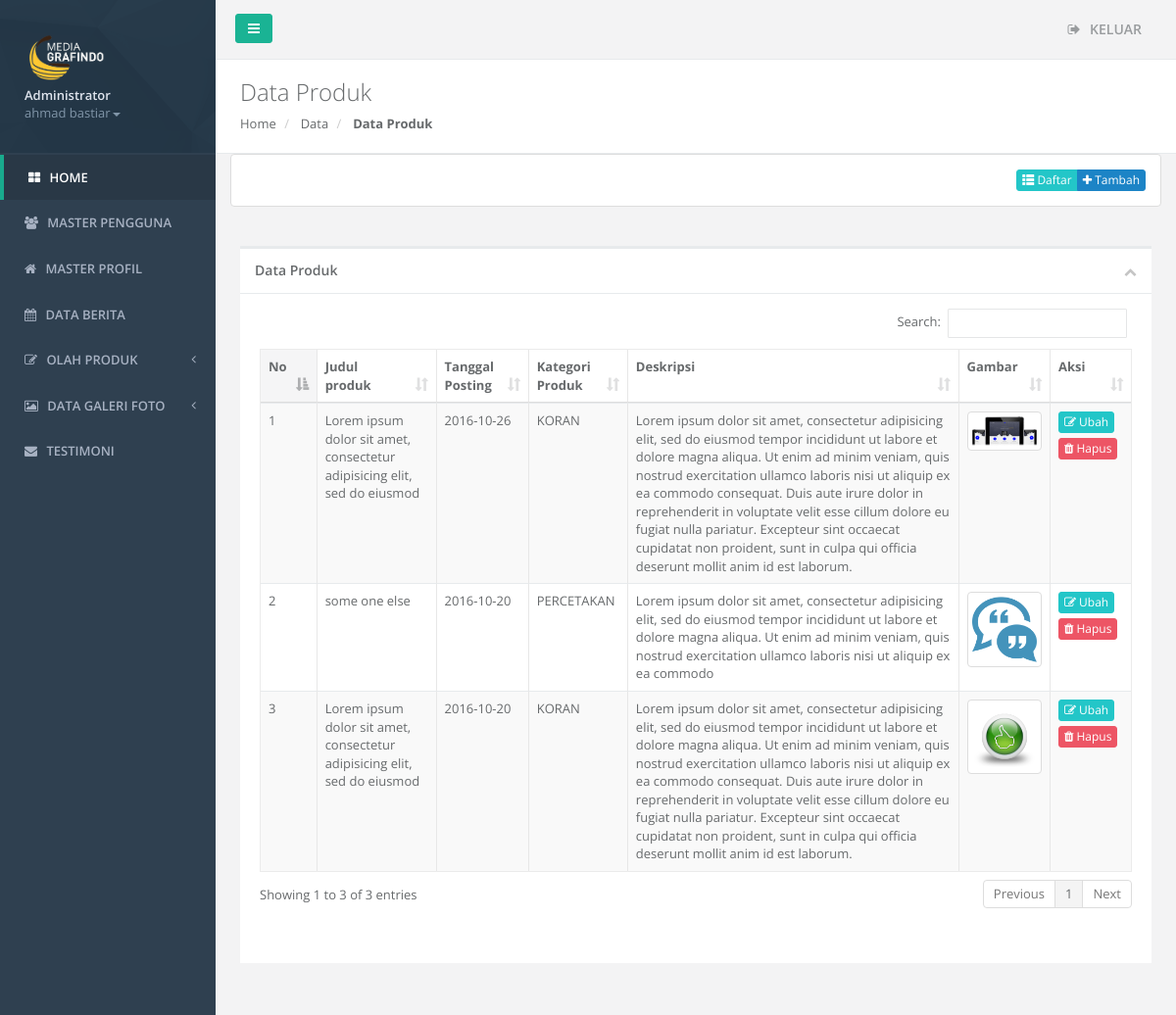
Page /admin/index.php?hal=produk/daftar (signed in) on the committed database.
### tables this page shows
CREATE TABLE `produk` (
  `idproduk` int(11) NOT NULL AUTO_INCREMENT,
  `tgl_posting` date NOT NULL,
  `nama_produk` varchar(100) NOT NULL,
  `deskripsi_produk` text NOT NULL,
  `gambar` varchar(100) NOT NULL,
  `idkategori_produk` int(11) NOT NULL,
  PRIMARY KEY (`idproduk`)
);

CREATE TABLE `kategori_produk` (
  `idkategori_produk` int(11) NOT NULL AUTO_INCREMENT,
  `kategori` varchar(100) NOT NULL,
  PRIMARY KEY (`idkategori_produk`)
);

### admin/produk/daftar.php (the view, shortened to what this page needs)
<div class="row wrapper border-bottom white-bg page-heading">
<div class="col-lg-10">
    <h2>Data Produk</h2>
    <ol class="breadcrumb">
        <li>
            <a href="index.php">Home</a>
        </li>
        <li>
            <a>Data</a>
        </li>
        <li class="active">
            <strong>Data Produk</strong>
        </li>
    </ol>
</div>
</div>
<div class="panel panel-default">
    <div class="panel-body">
        <div align="right">
            <div class="btn-group">
                <a class="btn btn-info btn-xs" type="button" href="index.php?hal=produk/daftar" ><span class="glyphicon glyphicon-th-list"></span> Daftar</a>
                <a  class="btn btn-success btn-xs" type="button" href="index.php?hal=produk/tambah"  ><span class="fa fa-plus"></span> Tambah</a>
            </div>
        </div>
    </div>
</div>
<div class="wrapper wrapper-content animated fadeInRight">
    <div class="row">
        <div class="col-lg-12">
        <div class="ibox float-e-margins">
            <div class="ibox-title">
                <h5>Data Produk</h5>
                <div class="ibox-tools">
                    <a class="collapse-link">
                        <i class="fa fa-chevron-up"></i>
                    </a>
                </div>
            </div>
            <div class="ibox-content">
            <div class="table-responsive">
            <table class="table table-striped table-bordered table-hover datatable" id="tabel">
            <thead>
            <tr>
                <th>No</th>
                <th>Judul produk</th>
                <th>Tanggal Posting</th>
                <th>Kategori Produk</th>
                <th>Deskripsi</th>
                <th>Gambar</th>
                <th>Aksi</th>
            </tr>
            </thead>
            <tbody>
                    <?php
                        $no=1;
                        $sql = mysql_query("SELECT * FROM produk p join kategori_produk k on p.idkategori_produk = k.idkategori_produk order by p.idproduk DESC");
                        while ($row = mysql_fetch_array($sql)) {
                            $gambar = $row['gambar'];
                            echo "<tr class='gradeX'>
                                    <td>".$no++."</td>
                                    <td>".$row['nama_produk']."</td>
                                    <td>".$row['tgl_posting']."</td>
                                     <td>".$row['kategori']."</td>
                                    <td>".$row['deskripsi_produk']."</td>
                                    <td><img src='../gambar/".$gambar."' class='img-thumbnail' width='100' height='100'></td>
                                    <td>
                                        <a class='btn btn-xs btn-info' href='index.php?hal=produk/ubah&id=".$row['idproduk']."'><span class='fa fa-pencil-square-o'></span> Ubah</a>
                                        <a class='btn btn-xs btn-danger' href='index.php?hal=produk/daftar&hapus=".$row['idproduk']."'><span class='fa fa-trash'></span> Hapus</a>
                                    </td>
                                </tr>";
                        }
                     ?>
                    </tbody>
                    </table>
                        </div>
                    </div>
                </div>
            </div>
            </div>
        </div>

### rows in the picture
produk: nama_produk "Lorem ipsum dolor sit amet, consectetur adipisicing elit, sed do eiusmod", tgl_posting "2016-10-26", idkategori_produk.kategori "KORAN", deskripsi_produk "Lorem ipsum dolor sit amet, consectetur adipisicing elit, sed do eiusmod tempor incididunt ut labore et dolore magna aliqua. Ut enim ad minim veniam, quis nostrud exercitation ullamco laboris nisi ut aliquip ex ea commodo consequat. Duis aute irure dolor in reprehenderit in voluptate velit esse cillum dolore eu fugiat nulla pariatur. Excepteur sint occaecat cupidatat non proident, sunt in culpa qui officia deserunt mollit anim id est laborum.", gambar (picture)
produk: nama_produk "some one else", tgl_posting "2016-10-20", idkategori_produk.kategori "PERCETAKAN", deskripsi_produk "Lorem ipsum dolor sit amet, consectetur adipisicing elit, sed do eiusmod tempor incididunt ut labore et dolore magna aliqua. Ut enim ad minim veniam, quis nostrud exercitation ullamco laboris nisi ut aliquip ex ea commodo", gambar (picture)
produk: nama_produk "Lorem ipsum dolor sit amet, consectetur adipisicing elit, sed do eiusmod", tgl_posting "2016-10-20", idkategori_produk.kategori "KORAN", deskripsi_produk "Lorem ipsum dolor sit amet, consectetur adipisicing elit, sed do eiusmod tempor incididunt ut labore et dolore magna aliqua. Ut enim ad minim veniam, quis nostrud exercitation ullamco laboris nisi ut aliquip ex ea commodo consequat. Duis aute irure dolor in reprehenderit in voluptate velit esse cillum dolore eu fugiat nulla pariatur. Excepteur sint occaecat cupidatat non proident, sunt in culpa qui officia deserunt mollit anim id est laborum.", gambar (picture)

### other values in the picture
$_SESSION['namalengkap'] "ahmad bastiar"
